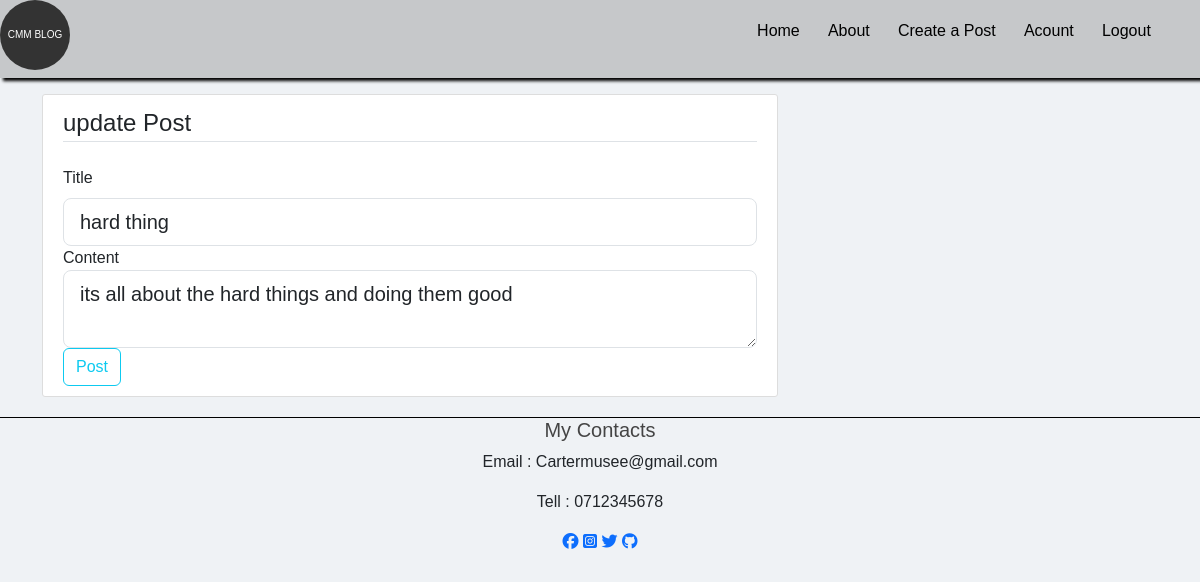
The app's page /post/2/update (signed in) with its own data.
### flaskblog/modules.py (models this page shows, shortened)
class Post(db.Model):
    id = db.Column(db.Integer, primary_key=True)
    title = db.Column(db.String(100), nullable=False)
    date_posted = db.Column(db.DateTime, nullable=False, default=datetime.utcnow)
    content = db.Column(db.Text(2000), nullable=False)
    user_id = db.Column(db.Integer(), db.ForeignKey('user.id'), nullable=False)

### flaskblog/routes.py (the view)
@app.route("/post/<int:post_id>/update",methods=['GET','POST'])
@login_required
def update_post(post_id):
    post = Post.query.get_or_404(post_id)
    if post.author != current_user:
        abort(403)
    form = PostForm()
    if form.validate_on_submit():
        post.title= form.title.data
        post.content = form.content.data
        db.session.commit()
        flash('Post has been updated succefully', 'success')
        return redirect(url_for('post', post_id=post.id))
    elif request.method == 'GET':
        form.title.data = post.title
        form.content.data = post.content
    return render_template('create_post.html', title='update post', form=form, legend= 'update Post')

### flaskblog/files.py
class PostForm(FlaskForm):
    title = StringField('Title',validators=[DataRequired()])
    content = TextAreaField('Content',validators=[DataRequired()])
    submit = SubmitField('Post')

### flaskblog/modules.py (called while the page is built)
@login_manager.user_loader
def load_user(user_id):
    return User.query.get(int(user_id))

### flaskblog/templates/create_post.html (shortened to what this page needs)
{% extends "layout.html" %}
{% block body %}
    <div class="content-section">
        <form method="POST" action="">
            <fieldset class="form-group">
                <legend class="border-bottom mb-4">{{ legend }}</legend>
                <div class="form-group">
                    {{ form.title.label(class="form-label") }}
                    {% if form.title.errors %}
                        {{ form.title(class="form-control is-invalid") }}
                        <div class="invalid-feedback">
                            {% for error in form.title.errors %}
                                <span>{{ error }}</span>
                            {% endfor %}
                        </div>
                    {% else %}
                        {{ form.title(class="form-control form-control-lg") }}
                    {% endif %}
                </div>
                <div class="form-group">
                    {{ form.content.label(class="form-control-label") }}
                    {% if form.content.errors %}
                        {{ form.content(class="form-control form-control-lg is-invalid") }}
                        <div class="invalid-feedback">
                            {% for error in form.content.errors %}
                                <span>{{ error }}</span>
                            {% endfor %}
                        </div>
                    {% else %}
                        {{ form.content(class="form-control form-control-lg") }}
                    {% endif %}
                </div>
            </fieldset>
            <div class="form-group">
                {{ form.submit(class="btn btn-outline-info") }}
            </div>
        </form>
    </div>
{% endblock body %}

### flaskblog/static/main.css (style rules this page uses)
* { margin: 0; padding: 0; box-sizing: border-box; font-family: sans-serif; }
body { background: rgb(239, 242, 245); }
.content-section { background: #ffffff; padding: 10px 20px; border: 1px solid #dddddd; border-radius: 3px; margin-bottom: 20px; }

### records on screen
Post: title "hard thing", content "its all about the hard things and doing them good"

### other values on screen
{{ legend }} "update Post"
